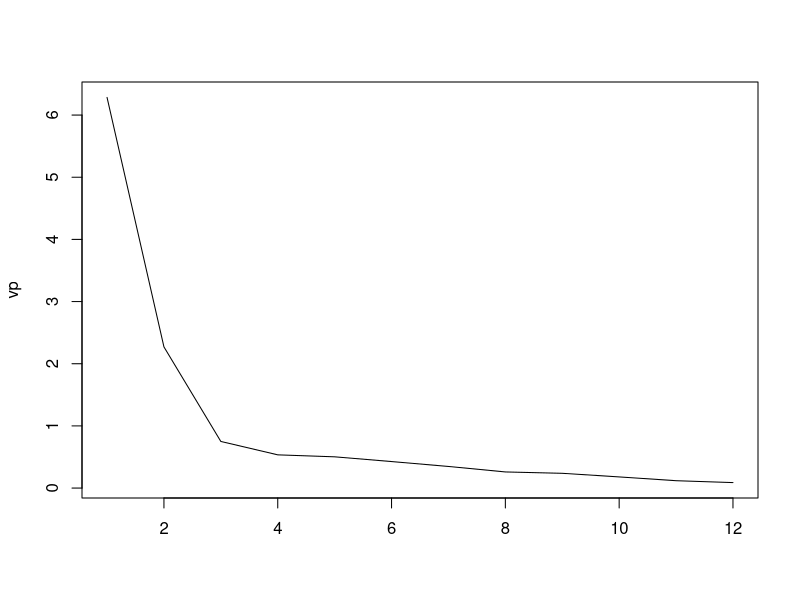
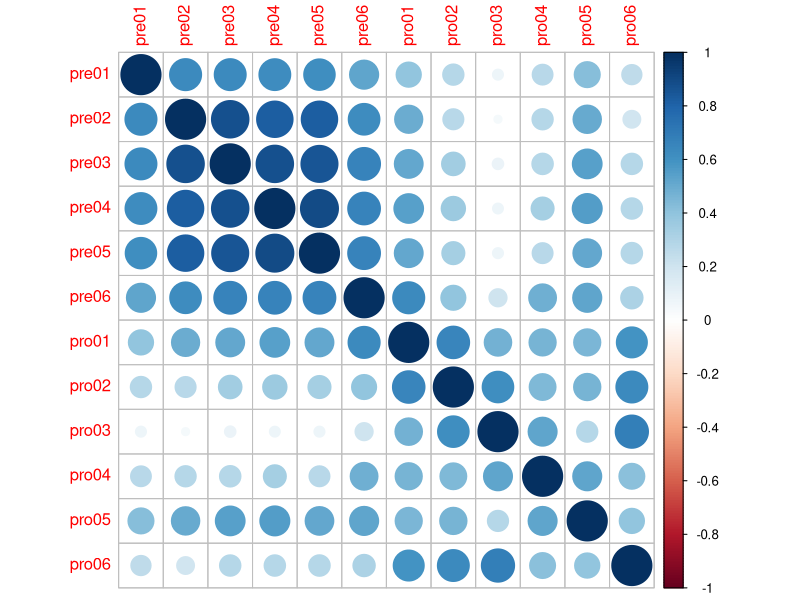

Source code (R) for these figures, in order:
## ---- chunk 1
knitr::opts_chunk$set(echo = TRUE)
## ---- chunk 2
data <- read.csv("datascale.csv")
vars <- names(data)
focus <- data[ ,which(grepl("pre", vars) | grepl("pro", vars))]
cor.focus <- cor(focus)
## ---- chunk 3
library(psych)
KMO(cor.focus)
cortest.bartlett(cor.focus, n=150)
## ---- chunk 4
vp.cor.focus <- eigen(cor.focus)$values
vp.cor.focus
plot(1:ncol(focus), vp.cor.focus, type = "l", xlab = "", ylab = "vp")
## ---- chunk 5
library(corrplot)
corrplot(cor.focus, method="circle")
## ---- chunk 6
pa.focus.oblimin <- fa(r=cor.focus, nfactors=2, fm="pa") 
print(pa.focus.oblimin$loadings, cutoff=0.4)
## ---- chunk 7
pr.focus.oblimin <- principal(r=cor.focus, nfactors=2)
print(pr.focus.oblimin$loadings, cutoff=0.4)
## ---- chunk 8
ml.focus.oblimin <- fa(r=cor.focus, nfactors=2, fm="ml") 
print(ml.focus.oblimin$loadings, cutoff=0.4)
## ---- chunk 9
pre <- data[ ,which(grepl("pre", vars))]
pro <- data[ ,which(grepl("pro", vars))]
alpha(pre)
alpha(pro)
